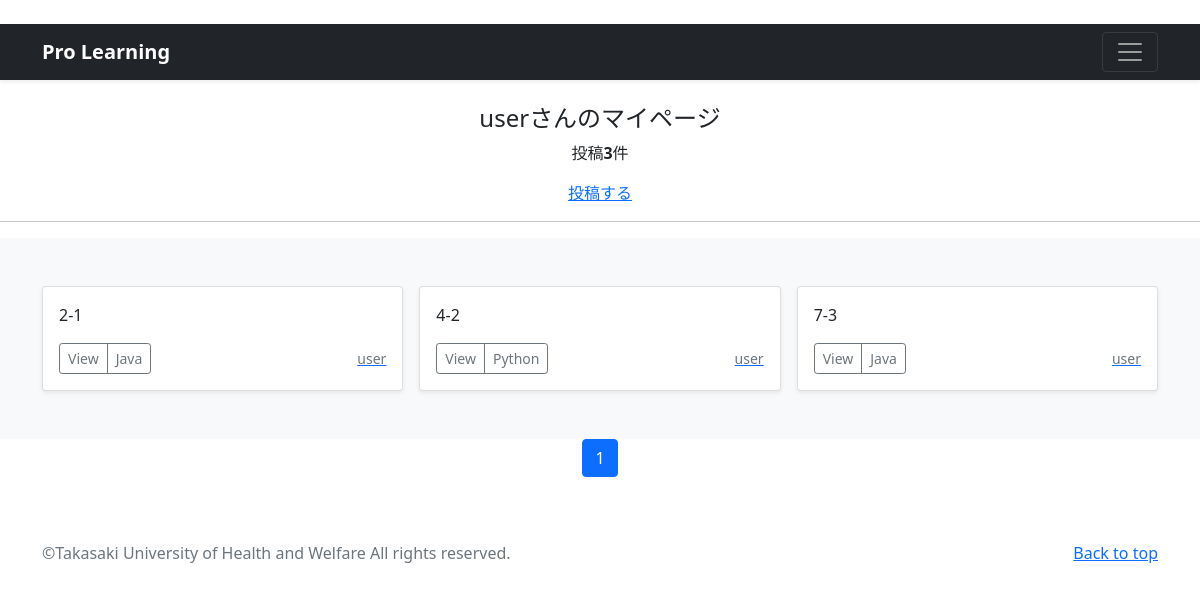
The app's page /mypage/ (signed in) with its own data.
### accounts/models.py (models this page shows)
class CustomUser(AbstractUser):
    pass

### photo/models.py (models this page shows, shortened)
class PhotoPost(models.Model):
    user = models.ForeignKey(
        CustomUser,
        verbose_name='ユーザー',
        on_delete=models.CASCADE
        )
    category = models.ForeignKey(
        Category,
        verbose_name='カテゴリ',
        on_delete=models.PROTECT
        )
    title = models.CharField(
        verbose_name='タイトル', # フィールドのタイトル
        max_length=200        # 最大文字数は200
        )
    comment = models.TextField(
        verbose_name='コメント',  # フィールドのタイトル
        )
    image1 = models.ImageField(
        verbose_name='イメージ1',# フィールドのタイトル
        upload_to = 'photos'   # MEDIA_ROOT以下のphotosにファイルを保存
        )
    image2 = models.ImageField(
        verbose_name='イメージ2',# フィールドのタイトル
        upload_to = 'photos',  # MEDIA_ROOT以下のphotosにファイルを保存
        blank=True,            # フィールド値の設定は必須でない
        null=True              # データベースにnullが保存されることを許容
        )
    posted_at = models.DateTimeField(
        verbose_name='投稿日時', # フィールドのタイトル
        auto_now_add=True       # 日時を自動追加
        )

class Category(models.Model):
    title = models.CharField(
        verbose_name='カテゴリ', # フィールドのタイトル
        max_length=20)

### photo/views.py (the view)
# urls.py: path('mypage/', views.MypageView.as_view(), name = 'mypage'),
class MypageView(ListView):
    template_name ='mypage.html'
    paginate_by = 6
    def get_queryset(self):
      queryset = PhotoPost.objects.filter(
        user=self.request.user).order_by('-posted_at')
      return queryset

### photo/templates/mypage.html (shortened to what this page needs)
{% extends 'base.html' %}
      {% block contents %}
      {% if user.is_authenticated %}
        <br>
        <div style="text-align:center">
          <h4>{{user.username}}さんのマイページ</h4>
          {% if object_list.count == 0 %}
            <p>{{user.username}}さんの投稿はありません</p>
          {% else %}
            <p>投稿<strong>{{object_list.count}}</strong>件</p>
          {% endif %}
          <a href="{% url 'photo:post' %}">投稿する</a>
        </div>
        <hr>
      {% endif %}
      {% include "photos_list.html" %}
      {% include "pagination.html" %}
      {% endblock %}

### photo/templates/photos_list.html
  <div class="album py-5 bg-light">
    <div class="container">
      <div class="row row-cols-1 row-cols-sm-2 row-cols-md-3 g-3">
        {% for record in object_list %}
        <div class="col">
          <div class="card shadow-sm">
            <div class="card-body">
              <p class="card-text">
                {{record.title}}
              </p>
              <div class="d-flex justify-content-between align-items-center">
                <div class="btn-group">
                  <button type="button"
                          class="btn btn-sm btn-outline-secondary"
onclick="location.href='{% url 'photo:photo_detail' record.pk %}'">
                          View</button>
                  <button type="button"
                          class="btn btn-sm btn-outline-secondary"
onclick="location.href='{% url 'photo:photos_cat' category=record.category.id %}'">
                          {{record.category.title}}</button>
                </div>
                <a href="{% url 'photo:user_list' user=record.user.id %}">
                  <small class="text-muted">
                    {{record.user.username}}</small>
                </a>
              </div>
            </div>
          </div>
        </div>
        {% endfor %}
      </div>
    </div>
  </div>

### records on screen
CustomUser: username "user"
PhotoPost: title "2-1", category "Java", user.username "user"
PhotoPost: title "4-2", category "Python", user.username "user"
PhotoPost: title "7-3", category "Java", user.username "user"

### other values on screen
{{ object_list.count }} "3"
{{ num }} "1"
